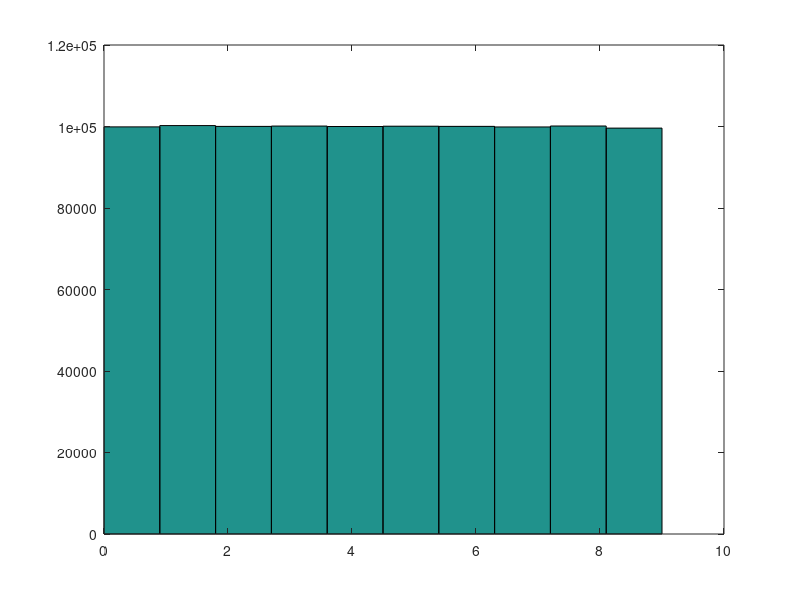

MATLAB code to generate this figure:
A = randi([0 9],1000000,1);
hist(A);

%h = chi2gof(A,A,0.95)
x = chi2inv(0.95,9)
binranges = 0:9;
[bincounts] = histc(A,binranges);

val = ((bincounts - 100000).^2)/100000;
chi2 = sum(val)

